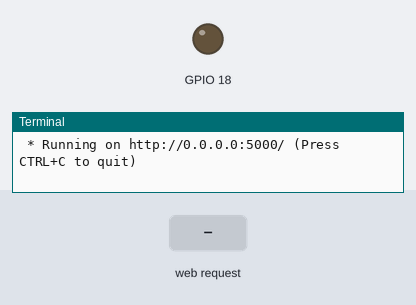
A program run on a simulated Raspberry Pi (BCM pin numbers). Shown: output pins drawn as LEDs (lit = HIGH), the last lines printed to the terminal. Inputs (shaded band) come from the test bench. The camera gives no picture and a still takes 0.5 s; the clock reads 2024-03-15 10:24:30 at power-on unless the program sets it.

Above: at 1.2 s.
1.3 s: HTTP request for /gpio received with the fields state=on
At 2.1 s:
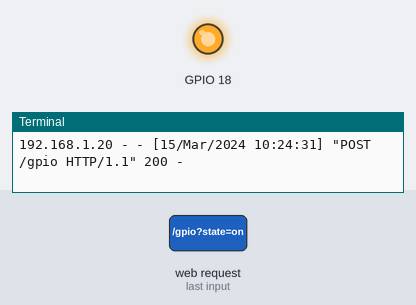
2.8 s: HTTP request for /gpio received
At 3.3 s:
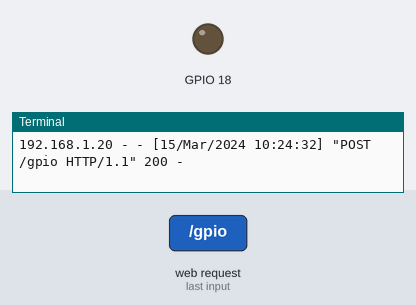
Timing chart, 0 to 5.8 s (numbered marks = the images above; inputs shaded):
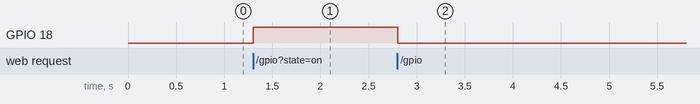

Measured:
- after the input at 1.3 s, GPIO 18: LOW → HIGH at once
- after the input at 2.8 s, GPIO 18: HIGH → LOW at once

The program:

app.py
```python
from flask import Flask, render_template, request
import RPi.GPIO as GPIO
from picamera import PiCamera
import time

app = Flask(__name__)

# Initialize GPIO and Camera
GPIO.setmode(GPIO.BCM)
GPIO.setup(18, GPIO.OUT)  # Example GPIO pin
camera = PiCamera()

@app.route('/')
def index():
    return render_template('index.html')

@app.route('/gpio', methods=['POST'])
def gpio_control():
    state = request.form.get('state')
    if state == 'on':
        GPIO.output(18, GPIO.HIGH)
    else:
        GPIO.output(18, GPIO.LOW)
    return 'GPIO state changed'

@app.route('/capture', methods=['POST'])
def capture_image():
    camera.start_preview()
    time.sleep(2)  # Camera warm-up time
    camera.capture('/home/pi/image.jpg')
    camera.stop_preview()
    return 'Image captured'

if __name__ == '__main__':
    app.run(host='0.0.0.0', port=5000)
```
